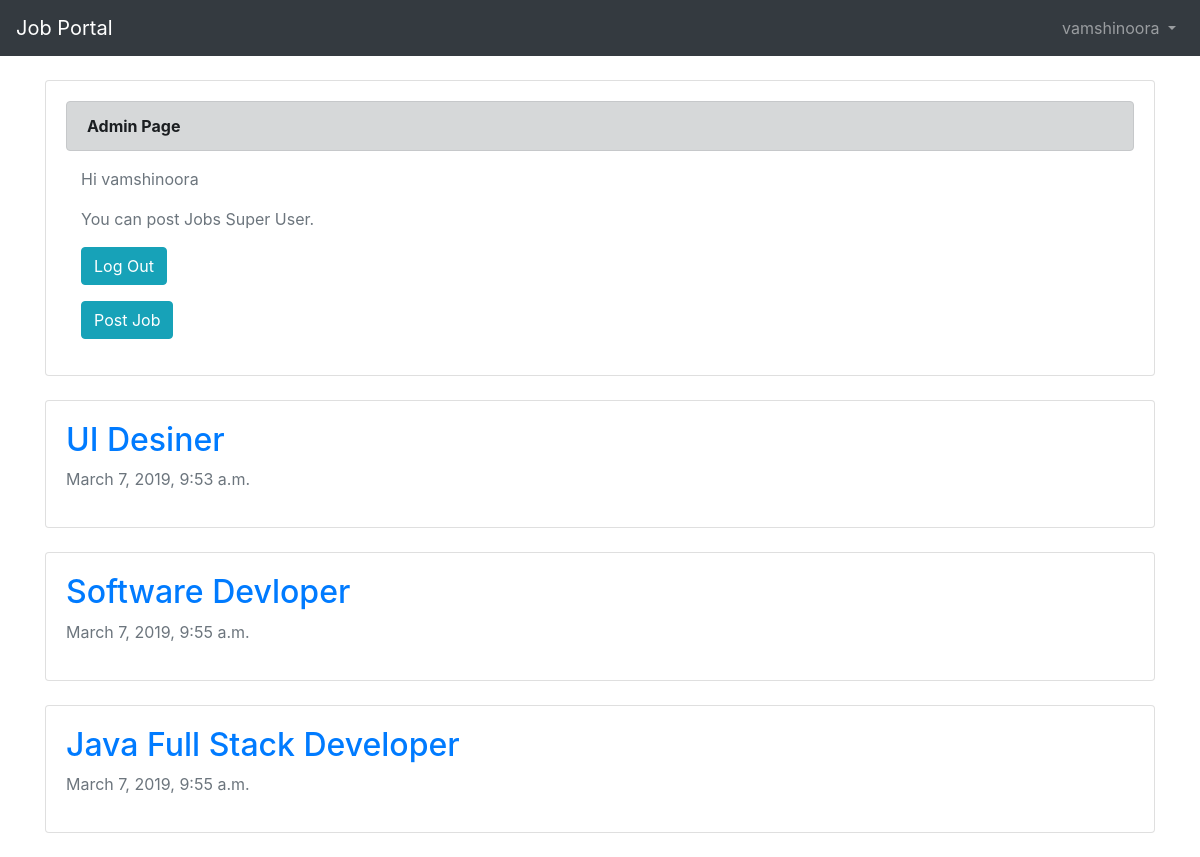
The page / (signed in) on the database as committed earlier.
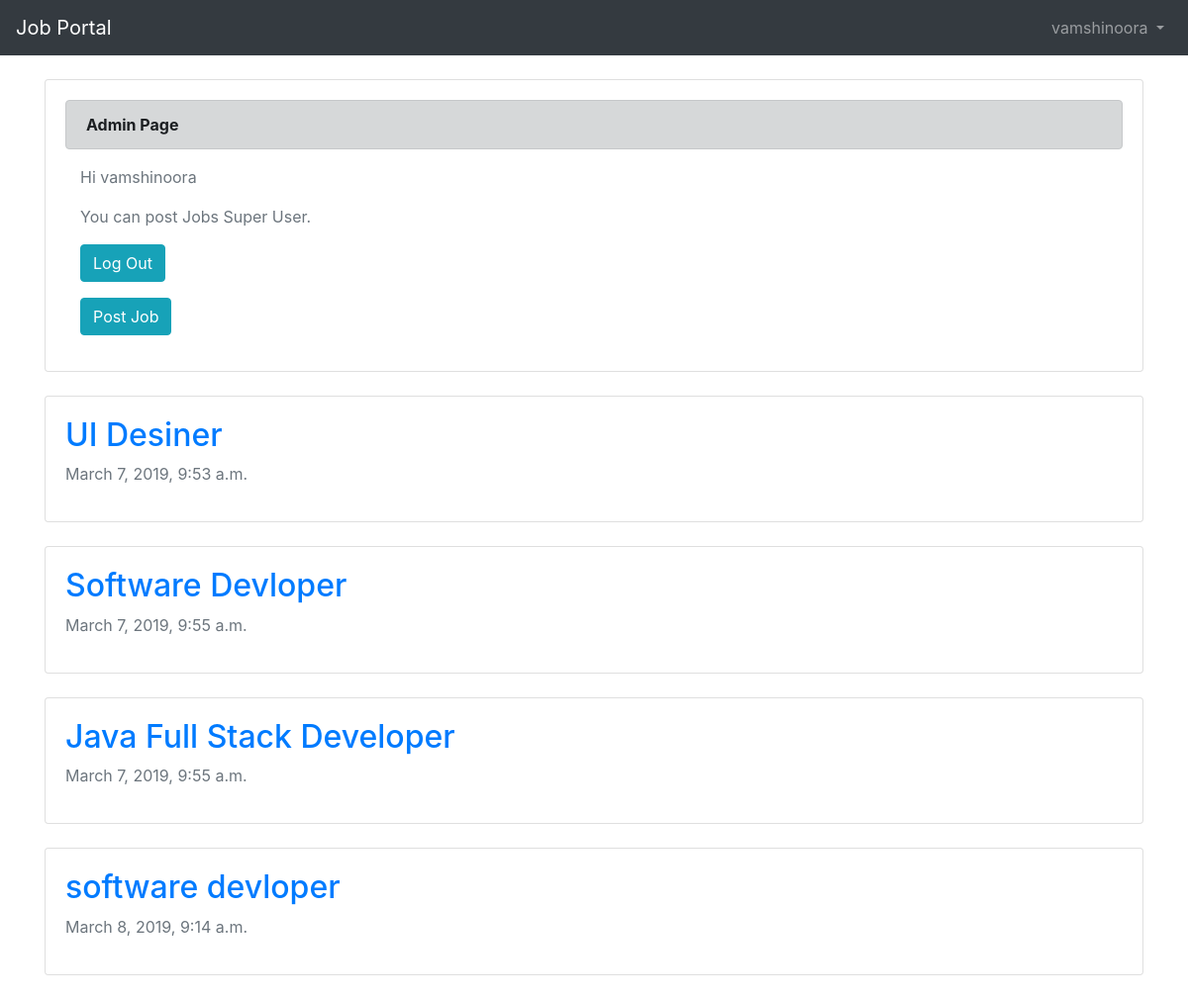
The same page on the database as committed later.
### users/models.py (models this page shows)
class CustomUser(AbstractUser):
    passing_year = models.PositiveIntegerField(default=2019)

### jobslist/models.py (models this page shows, shortened)
class JobsModel(models.Model):
    JobTitle = models.CharField(max_length=50, null=False, blank=False)
    Company = models.CharField(max_length=20, null=False, blank=False)
    DateAdded = models.DateTimeField(auto_now=True)
    Requirements = models.CharField(max_length=50, null=False, blank=False)
    Experiecne = models.IntegerField(default=0,
                                     validators=[MinValueValidator(0), MaxValueValidator(4)])
    Salary = models.IntegerField(default=150000,
                                 validators=[MinValueValidator(150000), MaxValueValidator(1300000)])
    Description = models.TextField()
    HrMail = models.EmailField(max_length=30)

### jobslist/views.py (the view)
# urls.py: path('', HomePageView.as_view(), name='home')
class HomePageView(LoginRequiredMixin, ListView):
    login_url = '/users/login/'
    redirect_field_name = 'login'
    model = JobsModel
    template_name = 'home.html'
    context_object_name = 'jobs_list'

### templates/home.html (shortened to what this page needs)
{% extends 'base.html' %}
{% block content %}
 <div class="card bg-#eee text-white">
  <div class="card-body">
{% if user.is_authenticated %}
       {% if user.is_superuser %}
<div class="alert alert-dark" style="height: 50px;>
      <h1 class="text-body"><strong>Admin Page</strong></h1>
  </div>
{% else %}
    <div class="alert alert-dark" style="height: 50px;>
      <h1 class="text-body"><strong>User Details</strong></h1>
  </div>
  {% endif %}
<div class="container">
    <p class="text-muted"> Hi {{user.username }}</p>
  {% if user.is_superuser %}
    <p class="text-muted">You can post Jobs Super User.</p>
  {% endif %}
  <p><a href="{% url 'logout' %}" class="btn btn-info" role="button">Log Out</a></p>
    {% if user.is_superuser %}
    <div class="row">
    <div class="col-sm-10" >
        <p><a href="{% url 'jobcreate' %}" class="btn btn-info" role="button">Post Job</a></p>
    </div>
  </div>
     {% endif %}
</div>
    </div>
     </div>
  <br>
</div>
  {% for post in jobs_list %}
<div class="container">
  <div class="card bg-#eee text-white">
  <div class="card-body">
    <h2><a href="{% url 'jbdetail' post.pk%}" >{{post.JobTitle}}</a></h2>
    <p class="text-muted" > <span>{{post.DateAdded}}</span> </p>
  </div>
     </div>
  <br>
</div>
  {% endfor %}
{% else %}
  <p>You are not logged in</p>
  <a href="{% url 'login' %}">Log In</a> | <a href="{% url 'signup' %}">Sign Up</a>
{% endif %}
{% endblock content %}

### templates/base.html (shortened to what this page needs)
<!DOCTYPE html>
<html lang="en" dir="ltr">
  <head>
    <link href="https://stackpath.bootstrapcdn.com/bootstrap/4.3.1/css/bootstrap.min.css" rel="stylesheet">
  </head>
  <body>
    <nav class="navbar navbar-expand-md navbar-dark bg-dark mb-􏰆">
    <a class="navbar-brand" href="{% url 'home' %}">Job Portal</a>
  <div class="collapse navbar-collapse" id="navbarCollapse">
    {% if user.is_authenticated %}
      <ul class="navbar-nav ml-auto">
        <li class="nav-item">
          <a class="nav-link dropdown-toggle" href="#" id="userMenu"
            data-toggle="dropdown" aria-haspopup="true"
            aria-expanded="false">
            {{ user.username }}
          </a>
        </li>
      </ul>
    {% else %}
      <form class="form-inline ml-auto">
        <a href="{% url 'login' %}" class="btn btn-outline-secondary"> Log In</a>&nbsp;
        <a href="{% url 'signup' %}" class="btn btn-primary ml-􏰀">Sign up</a>
      </form>
    {% endif %}
  </div>
</nav>
<div class="container">
    {% block content %}
{% endblock content %} </div>
</body>

Rows that differ between the two databases and show on the page:
added JobsModel: JobTitle "software devloper", DateAdded "March 8, 2019, 9:14 a.m."
